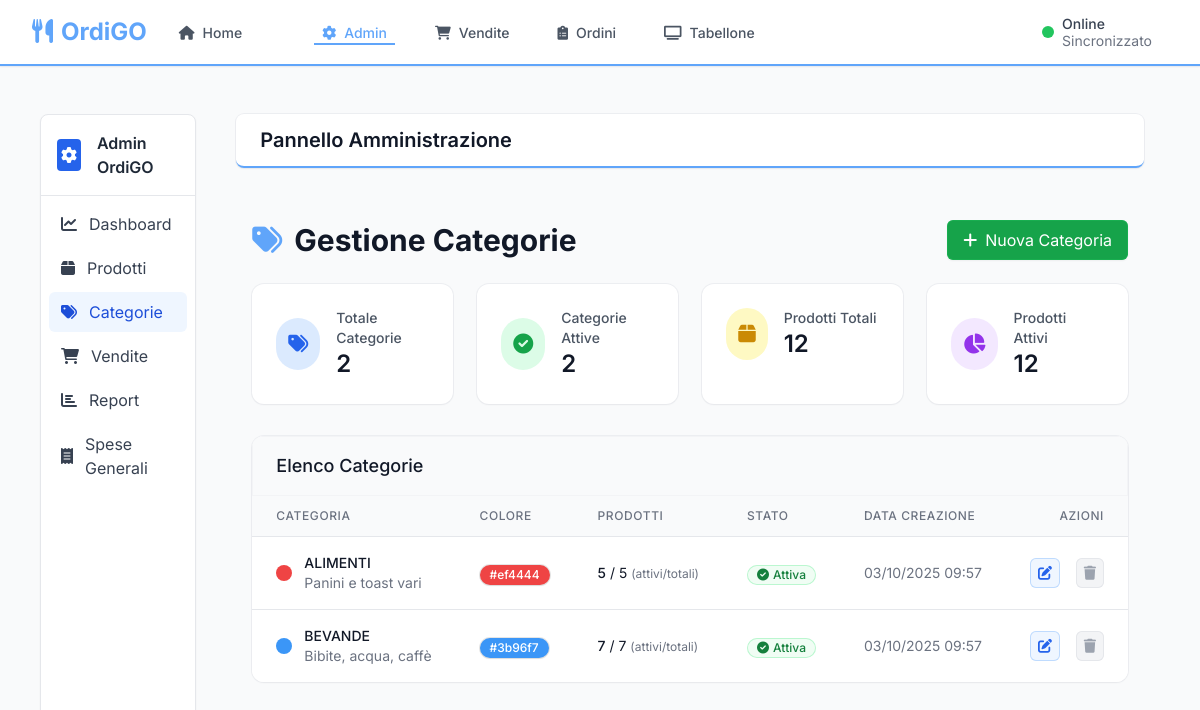
The page /index.php?route=admin&page=categories on the database its author committed.
### tables this page shows
CREATE TABLE categories (
            id INTEGER PRIMARY KEY AUTOINCREMENT,
            name VARCHAR(100) NOT NULL UNIQUE,
            description TEXT,
            color VARCHAR(7) DEFAULT '#3B82F6',
            icon VARCHAR(50) DEFAULT 'tag',
            active BOOLEAN DEFAULT 1,
            created_at DATETIME DEFAULT CURRENT_TIMESTAMP,
            updated_at DATETIME DEFAULT CURRENT_TIMESTAMP
        );

### index.php (called while the page is built, shortened)
<?php
require_once 'config/database.php';
$route = $_GET['route'] ?? 'home';
include 'templates/header.php';
switch ($route) {
    case 'admin':
        include 'admin/index.php';
        break;
}
include 'templates/footer.php';
?>

### config/database.php (called while the page is built, shortened)
<?php
class Database {
    private static $instance = null;
    private $pdo;
    private $dbPath;
    private function __construct() {
        $this->dbPath = __DIR__ . '/../database/ordigo.db';
    }
    public static function getInstance() {
        if (self::$instance === null) {
            self::$instance = new self();
        }
        return self::$instance;
    }
    private function initializeDatabase() {
        try {
            $this->pdo = new PDO('sqlite:' . $this->dbPath);
            $this->pdo->setAttribute(PDO::ATTR_ERRMODE, PDO::ERRMODE_EXCEPTION);
            $this->pdo->setAttribute(PDO::ATTR_DEFAULT_FETCH_MODE, PDO::FETCH_ASSOC);
            $this->pdo->exec('PRAGMA busy_timeout = 20000');
            $this->pdo->exec("PRAGMA journal_mode = WAL");
            $this->pdo->exec("PRAGMA synchronous = NORMAL");
            $this->pdo->exec('PRAGMA foreign_keys = ON');
        } catch (PDOException $e) {
            die('Errore connessione database: ' . $e->getMessage());
        }
    }
    private function createTables() {
        $this->pdo->exec($sql);
    }
    private function migrateSchema() {
        try {
            try {
                $this->pdo->exec("DROP TABLE IF EXISTS stock_offers");
            } catch (Exception $e) {
                error_log('Drop stock_offers fallito: ' . $e->getMessage());
            }
            $stmt = $this->pdo->query("PRAGMA table_info(products)");
            $columns = $stmt->fetchAll();
            $colNames = array_map(function($c){ return $c['name']; }, $columns);
            if (in_array('purchase_price', $colNames)) {
                $this->pdo->exec("UPDATE products SET selling_price = purchase_price WHERE selling_price IS NULL OR selling_price = 0");
            }
        } catch (Exception $e) {
            error_log('Migrazione schema prodotti fallita: ' . $e->getMessage());
        }
        try {
            $stmt = $this->pdo->query("PRAGMA table_info(product_extras)");
            $columns = $stmt->fetchAll();
            $colNames = array_map(function($c){ return $c['name']; }, $columns);
            if (in_array('purchase_price', $colNames)) {
                $this->pdo->exec("UPDATE product_extras SET selling_price = purchase_price WHERE selling_price IS NULL OR selling_price = 0");
            }
        } catch (Exception $e) {
            error_log('Migrazione schema extras fallita: ' . $e->getMessage());
        }
        try {
            $stmt = $this->pdo->query("SELECT sql FROM sqlite_master WHERE type='table' AND name='orders'");
            $ordersSql = $stmt->fetchColumn();
            if ($ordersSql) {
                $normalized = strtolower(preg_replace('/\s+/', '', $ordersSql));
                $hasNewCheck = strpos($normalized, "check(payment_methodin('contanti','bancomat','satispay'))") !== false;
                if (!$hasNewCheck) {
                    try {
                        $this->pdo->exec("UPDATE orders SET payment_method = CASE payment_method WHEN 'cash' THEN 'Contanti' WHEN 'card' THEN 'Bancomat' WHEN 'digital' THEN 'Satispay' ELSE payment_method END");
                    } catch (Exception $e) {
                    }
                    $this->pdo->exec('PRAGMA foreign_keys = OFF');
                    try { $this->pdo->exec('PRAGMA wal_checkpoint(FULL)'); } catch (Exception $e) {}
                    $this->pdo->beginTransaction();
                    $this->pdo->exec("
                        CREATE TABLE IF NOT EXISTS orders_new (
                            id INTEGER PRIMARY KEY AUTOINCREMENT,
                            order_number VARCHAR(20) UNIQUE NOT NULL,
                            customer_name VARCHAR(200),
                            customer_phone VARCHAR(20),
                            total_amount DECIMAL(10,2) NOT NULL,
                            status TEXT CHECK(status IN ('pending', 'preparing', 'ready', 'completed', 'cancelled')) DEFAULT 'pending',
                            payment_method TEXT CHECK(payment_method IN ('Contanti', 'Bancomat', 'Satispay')) DEFAULT 'Contanti',
                            notes TEXT,
                            created_at DATETIME DEFAULT CURRENT_TIMESTAMP,
                            ready_at DATETIME,
                            completed_at DATETIME
                        );
                    ");
                    $this->pdo->exec("
                        INSERT INTO orders_new (id, order_number, customer_name, customer_phone, total_amount, status, payment_method, notes, created_at, ready_at, completed_at)
                        SELECT id, order_number, customer_name, customer_phone, total_amount, status,
                               CASE payment_method
                                   WHEN 'cash' THEN 'Contanti'
                                   WHEN 'card' THEN 'Bancomat'
                                   WHEN 'digital' THEN 'Satispay'
                                   ELSE payment_method
                               END as payment_method,
                               notes, created_at, ready_at, completed_at FROM orders
                    ");
                    $this->pdo->exec("DROP TABLE orders");
                    $this->pdo->exec("ALTER TABLE orders_new RENAME TO orders");
                    $this->pdo->exec("CREATE INDEX IF NOT EXISTS idx_orders_status ON orders(status)");
                    $this->pdo->exec("CREATE INDEX IF NOT EXISTS idx_orders_created ON orders(created_at)");
                    $this->pdo->commit();
                    $this->pdo->exec('PRAGMA foreign_keys = ON');
                } else {
                    try {
                        $this->pdo->exec("UPDATE orders SET payment_method = CASE payment_method WHEN 'cash' THEN 'Contanti' WHEN 'card' THEN 'Bancomat' WHEN 'digital' THEN 'Satispay' ELSE payment_method END");
                    } catch (Exception $e) {}
                }
            }
        } catch (Exception $e) {
            try { $this->pdo->rollBack(); } catch (Exception $ee) {}
            $this->pdo->exec('PRAGMA foreign_keys = ON');
            error_log('Migrazione schema orders fallita: ' . $e->getMessage());
        }
    }
    public function query($sql, $params = []) {
        try {
            $stmt = $this->pdo->prepare($sql);
            $stmt->execute($params);
            return $stmt;
        } catch (PDOException $e) {
            error_log('Database query error: ' . $e->getMessage());
            throw $e;
        }
    }
}
?>

### admin/categories.php (the view, shortened to what this page needs)
<?php
$db = Database::getInstance();
$stmt = $db->query("
    SELECT c.id, c.name, c.description, c.color as color_hex, c.active, c.created_at,
           COUNT(DISTINCT p_active.id) as active_products,
           COUNT(DISTINCT p_all.id) as product_count
    FROM categories c
    LEFT JOIN products p_active ON c.id = p_active.category_id AND p_active.active = 1
    LEFT JOIN products p_all ON c.id = p_all.category_id
    GROUP BY c.id, c.name, c.description, c.color, c.active, c.created_at
    ORDER BY c.name
");
$categories = $stmt->fetchAll();
?>
<div class="container mx-auto px-4 py-6">
    <div class="flex justify-between items-center mb-6">
        <h1 class="text-3xl font-bold text-gray-900">
            <i class="fas fa-tags mr-3 text-primary"></i>Gestione Categorie
        </h1>
        <button onclick="openModal('addCategoryModal')" class="bg-green-600 hover:bg-green-700 text-white px-4 py-2 rounded-md shadow-sm ring-1 ring-inset ring-green-500/30 transition-colors duration-150">
            <i class="fas fa-plus mr-2"></i>Nuova Categoria
        </button>
    </div>
    <div class="grid grid-cols-1 md:grid-cols-4 gap-6 mb-8">
        <div class="bg-white rounded-xl shadow-sm ring-1 ring-gray-200/60 p-6">
            <div class="flex items-center">
                <div class="p-3 rounded-full bg-blue-100 text-blue-600">
                    <i class="fas fa-tags text-xl"></i>
                </div>
                <div class="ml-4">
                    <p class="text-sm font-medium text-gray-600">Totale Categorie</p>
                    <p class="text-2xl font-semibold text-gray-900"><?= count($categories) ?></p>
                </div>
            </div>
        </div>
        <div class="bg-white rounded-xl shadow-sm ring-1 ring-gray-200/60 p-6">
            <div class="flex items-center">
                <div class="p-3 rounded-full bg-green-100 text-green-600">
                    <i class="fas fa-check-circle text-xl"></i>
                </div>
                <div class="ml-4">
                    <p class="text-sm font-medium text-gray-600">Categorie Attive</p>
                    <p class="text-2xl font-semibold text-gray-900"><?= count(array_filter($categories, fn($c) => $c['active'])) ?></p>
                </div>
            </div>
        </div>
        <div class="bg-white rounded-xl shadow-sm ring-1 ring-gray-200/60 p-6">
            <div class="flex items-center">
                <div class="p-3 rounded-full bg-yellow-100 text-yellow-600">
                    <i class="fas fa-box text-xl"></i>
                </div>
                <div class="ml-4">
                    <p class="text-sm font-medium text-gray-600">Prodotti Totali</p>
                    <p class="text-2xl font-semibold text-gray-900"><?= array_sum(array_column($categories, 'product_count')) ?></p>
                </div>
            </div>
        </div>
        <div class="bg-white rounded-xl shadow-sm ring-1 ring-gray-200/60 p-6">
            <div class="flex items-center">
                <div class="p-3 rounded-full bg-purple-100 text-purple-600">
                    <i class="fas fa-chart-pie text-xl"></i>
                </div>
                <div class="ml-4">
                    <p class="text-sm font-medium text-gray-600">Prodotti Attivi</p>
                    <p class="text-2xl font-semibold text-gray-900"><?= array_sum(array_column($categories, 'active_products')) ?></p>
                </div>
            </div>
        </div>
    </div>
    <div class="bg-white rounded-xl shadow-sm ring-1 ring-gray-200/60 overflow-hidden">
        <div class="px-6 py-4 bg-gray-50 ring-1 ring-inset ring-gray-100">
            <h3 class="text-lg font-medium text-gray-900">Elenco Categorie</h3>
        </div>
        <div class="overflow-x-auto">
            <table class="min-w-full divide-y divide-gray-200">
                <thead class="bg-gray-50">
                    <tr>
                        <th class="px-6 py-3 text-left text-xs font-medium text-gray-500 uppercase tracking-wider">Categoria</th>
                        <th class="px-6 py-3 text-left text-xs font-medium text-gray-500 uppercase tracking-wider">Colore</th>
                        <th class="px-6 py-3 text-left text-xs font-medium text-gray-500 uppercase tracking-wider">Prodotti</th>
                        <th class="px-6 py-3 text-left text-xs font-medium text-gray-500 uppercase tracking-wider">Stato</th>
                        <th class="px-6 py-3 text-left text-xs font-medium text-gray-500 uppercase tracking-wider">Data Creazione</th>
                        <th class="px-6 py-3 text-right text-xs font-medium text-gray-500 uppercase tracking-wider">Azioni</th>
                    </tr>
                </thead>
                <tbody class="bg-white divide-y divide-gray-200">
                    <?php foreach ($categories as $category): ?>
                        <tr class="hover:bg-gray-50 transition">
                            <td class="px-6 py-4 whitespace-nowrap">
                                <div class="flex items-center">
                                    <div class="w-4 h-4 rounded-full mr-3" style="background-color: <?= htmlspecialchars($category['color_hex'] ?? '#3B82F6') ?>"></div>
                                    <div>
                                        <div class="text-sm font-medium text-gray-900"><?= htmlspecialchars($category['name'] ?? '') ?></div>
                                        <?php if (!empty($category['description'])): ?>
                                            <div class="text-sm text-gray-500"><?= htmlspecialchars($category['description']) ?></div>
                                        <?php endif; ?>
                                    </div>
                                </div>
                            </td>
                            <td class="px-6 py-4 whitespace-nowrap">
                                <span class="inline-flex items-center px-2.5 py-0.5 rounded-full text-xs font-medium text-white ring-1 ring-black/10 shadow-sm" style="background-color: <?= htmlspecialchars($category['color_hex'] ?? '#3B82F6') ?>">
                                    <?= htmlspecialchars($category['color_hex'] ?? '#3B82F6') ?>
                                </span>
                            </td>
                            <td class="px-6 py-4 whitespace-nowrap text-sm text-gray-900">
                                <span class="font-medium"><?= $category['active_products'] ?></span> / <?= $category['product_count'] ?>
                                <span class="text-gray-500 text-xs">(attivi/totali)</span>
                            </td>
                            <td class="px-6 py-4 whitespace-nowrap">
                                <?php if ($category['active']): ?>
                                    <span class="inline-flex items-center px-2.5 py-0.5 rounded-full text-xs font-medium bg-green-50 text-green-700 ring-1 ring-inset ring-green-200">
                                        <i class="fas fa-check-circle mr-1"></i>Attiva
                                    </span>
                                <?php else: ?>
                                    <span class="inline-flex items-center px-2.5 py-0.5 rounded-full text-xs font-medium bg-red-50 text-red-700 ring-1 ring-inset ring-red-200">
                                        <i class="fas fa-times-circle mr-1"></i>Inattiva
                                    </span>
                                <?php endif; ?>
                            </td>
                            <td class="px-6 py-4 whitespace-nowrap text-sm text-gray-500">
                                <?= date('d/m/Y H:i', strtotime($category['created_at'])) ?>
                            </td>
                            <td class="px-6 py-4 whitespace-nowrap text-right text-sm font-medium">
                <a href="?route=admin&page=categories&action=edit&id=<?= $category['id'] ?>"
                                   class="inline-flex items-center p-2 rounded-md bg-blue-50 text-blue-600 hover:bg-blue-100 mr-3 ring-1 ring-inset ring-blue-200 transition-colors duration-150">
                                    <i class="fas fa-edit"></i>
                                </a>
                                <?php if ($category['active_products'] == 0): ?>
                <a href="?route=admin&page=categories&action=delete&id=<?= $category['id'] ?>"
                                       onclick="return confirm('Sei sicuro di voler eliminare questa categoria?')"
                                       class="inline-flex items-center p-2 rounded-md bg-red-50 text-red-600 hover:bg-red-100 ring-1 ring-inset ring-red-200 transition-colors duration-150">
                                        <i class="fas fa-trash"></i>
                                    </a>
                                <?php else: ?>
                                    <span class="inline-flex items-center p-2 rounded-md bg-gray-100 text-gray-400 ring-1 ring-inset ring-gray-200 transition-colors duration-150" title="Impossibile eliminare: categoria con prodotti attivi associati">
                                        <i class="fas fa-trash"></i>
                                    </span>
                                <?php endif; ?>
                            </td>
                        </tr>
                    <?php endforeach; ?>
                </tbody>
            </table>
        </div>
    </div>
</div>

### rows shown on the page
categories: name "ALIMENTI", description "Panini e toast vari", color "#ef4444", active_products "5", product_count "5", active True (drawn), created_at "03/10/2025 09:57"
categories: name "BEVANDE", description "Bibite, acqua, caffè", color "#3b96f7", active_products "7", product_count "7", active True (drawn), created_at "03/10/2025 09:57"

### other values the page prints
count($categories) "2"
count(array_filter($categories, fn($c) => $c['active'])) "2"
array_sum(array_column($categories, 'product_count')) "12"
array_sum(array_column($categories, 'active_products')) "12"
